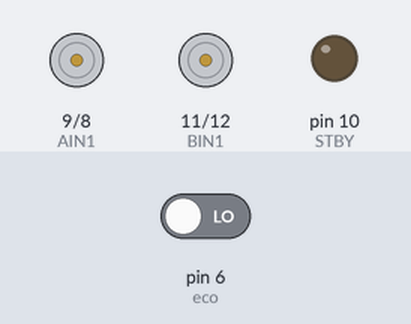
Bench run of a sketch on a simulated Arduino Uno, built with avr-gcc and run on an emulated ATmega328P. Parts: motor-driver pin pairs drawn as motors (green arrow = first pin HIGH = forward, orange = second pin HIGH = backward, longer = more drive, scaled by the enable pin, stopped while the standby pin is LOW), output pins drawn as LEDs (lit = HIGH). The inputs (shaded band) are chosen by the test bench; at power-on: pin 6 (eco) LOW. Pins used as bus, display or sensor lines are not drawn.

Above: at 0.1 s.
At 1.3 s:
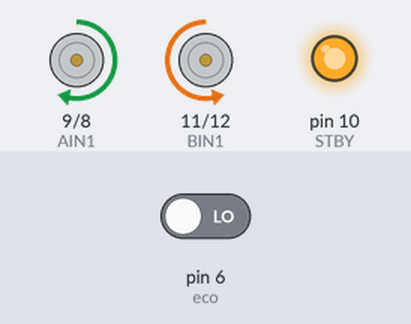
Timing chart, 0 to 2.8 s (numbered marks = the images above):
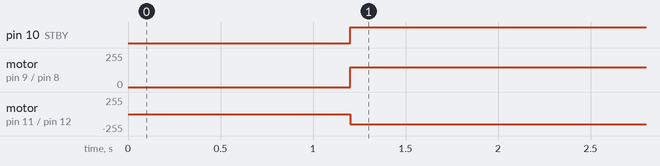

The sketch:

motoresConUltrasonico.ino
```cpp
//Driver para motores
//motor A conectado a A01y A02
//motor B conectado a B01 y B02

/*Para detener los motores se utiliza la funcion stop(); colocandolo en el
void loop, recordar que void loop es un ciclo                           */
int STBY = 10;        // definimos el pin de standby

//para el motor A
int PWMA = 3;        // control de velocidad
int AIN1 = 9;                           // dirección
int AIN2 = 8;                           // dirección

// para el motor B
int PWMB = 5;        // control de velocidad
int BIN1 = 11;                         // dirección
int BIN2 = 12;                         // dirección

//Ultrasonico
int eco = 6;
int trig = 7;

int distancia, duracion;

void setup(){
  //Motores
  pinMode(STBY, OUTPUT);  // definimos esos pines como salidas
  pinMode(PWMA, OUTPUT);
  pinMode(AIN1, OUTPUT);
  pinMode(AIN2, OUTPUT);
  pinMode(PWMB, OUTPUT);
  pinMode(BIN1, OUTPUT);
  pinMode(BIN2, OUTPUT);

  //Ultrasonico   Preparamos los pines para utilizar el ultrasonico
  pinMode(eco, INPUT);
  pinMode(trig,OUTPUT);
  digitalWrite(trig, LOW);
}
void loop(){
  //Ultrasonico
 digitalWrite(trig,HIGH);
 delay(200);
 digitalWrite(trig,LOW);
 duracion = pulseIn(eco,HIGH);
distancia = ((duracion * 0.34) / 2);
  //Detenemos el veiculo cuando este el objeto a 10 cm, esperamos un segundo y empeiza a moverce hacia la derecha hasta que no detecte un objeto
 if (distancia > 10){
  //Avanzar
  mover(1,180,1);
  mover(2,180,1);
  }
  else{
    //Mover a la derecha
  mover(1,150,1);
  mover(2,150,0);
    }
}

//Movimiento de los motores
void mover(int motor, int velocidad, int direccion){
digitalWrite(STBY, HIGH);          //deshabilitar standby para mover
 boolean inPin1 = LOW;             // creamos la variable booleana (solo puede ser HIGH/LOW) inpin1
 boolean inPin2 = HIGH;             // y le asignamos el valor LOW. A inPin2 le damos el valor HIGH
if(direccion == 1){
inPin1 = HIGH;
inPin2 = LOW;
}
if(motor == 1){
  digitalWrite(AIN1, inPin1);
  digitalWrite(AIN2, inPin2);
  analogWrite(PWMA, velocidad);
}
 else{
    digitalWrite(BIN1, inPin1);
    digitalWrite(BIN2, inPin2);
    analogWrite(PWMB, velocidad);
  }
}
void stop(){                                        //ahora si, accionamos el standby
  digitalWrite(STBY, LOW);
}
```

Measured:
- by itself, pin 10 (STBY): LOW → HIGH at 1.2 s
- by itself, motor on pin 9 (AIN1) / pin 8 (AIN2): stopped → forward 150/255 at 1.2 s
- by itself, motor on pin 11 (BIN1) / pin 12 (BIN2): stopped → backward 150/255 at 1.2 s
